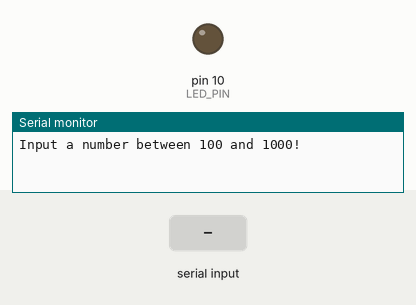
Simulated run of this sketch. Board: Arduino Uno, built with avr-gcc and run on an emulated ATmega328P. On the bench: output pins drawn as LEDs (lit = HIGH), the last lines printed to the serial monitor. The inputs (shaded band) are chosen by the test bench.

Above: at 1.2 s.
1.3 s: "30,150\n" received over Serial
At 1.37 s:
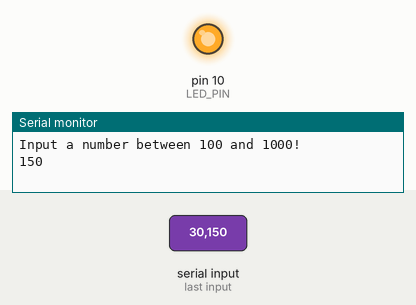
Timing chart, 0 to 4.3 s (numbered marks = the images above; inputs shaded):
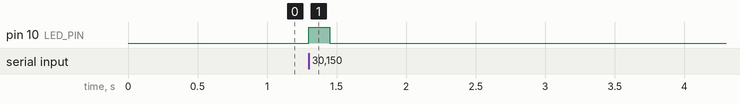

Measured:
- after the input at 1.3 s, pin 10 (LED_PIN): LOW → HIGH at once, → LOW 0.15 s later

The sketch:

sketch_aug21a.ino
```cpp
#define LED_PIN 10

void setup() {
  // put your setup code here, to run once:
  Serial.begin(115200);
  pinMode(LED_PIN, OUTPUT);
}

int blinkDelayValue(){
  int blinkDelay;
  bool valid=false;
  Serial.println("Input a number between 100 and 1000!");
      do{
        if(Serial.available()>0){
          blinkDelay = Serial.parseInt();
        }
        if(blinkDelay >= 100 && blinkDelay <= 1000){
          valid=true;
        }
      } while (valid==false);
      return blinkDelay;
}

void loop() {
  // put your main code here, to run repeatedly:
      int timeDelay=blinkDelayValue();
      Serial.println(timeDelay);
      digitalWrite(LED_PIN, HIGH);
      delay(timeDelay);
      digitalWrite(LED_PIN, LOW);
      delay(timeDelay);
}
```
